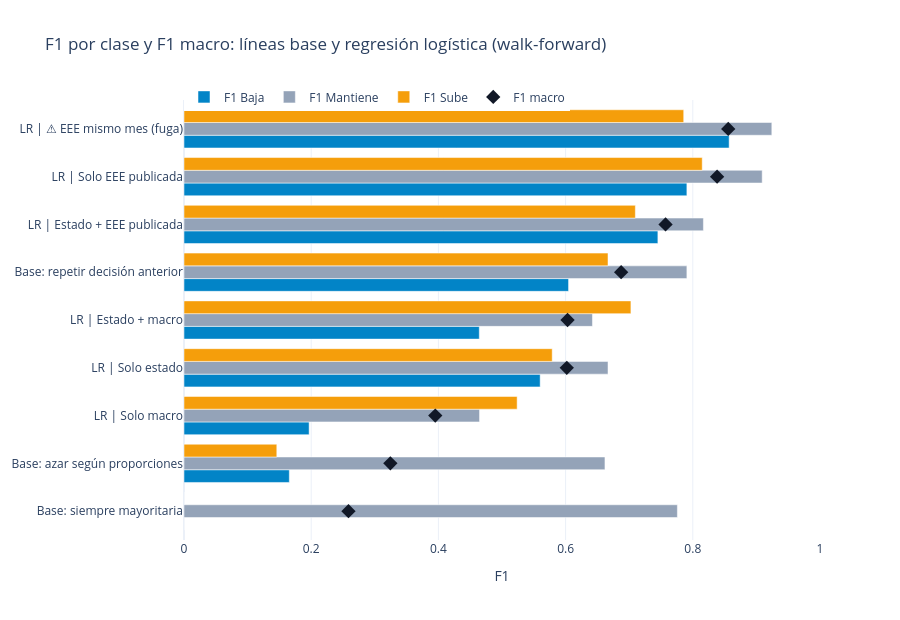

Notebook source saved alongside this figure:
### Code cell
# F1 por clase de las líneas base y la regresión logística (clic en la leyenda para ocultar/mostrar clases)
orden_modelos = [m for m in RES.sort_values("f1_macro").index if not m.startswith("Árbol")]   # el árbol está en la tabla
fig = go.Figure()
for k in ORDEN:
    fig.add_trace(go.Bar(y=orden_modelos, x=RES.loc[orden_modelos, f"F1_{k}"], name=f"F1 {ETQ[k]}",
                         orientation="h", marker_color=COLOR[k],
                         hovertemplate="%{y}<br>F1 " + ETQ[k] + ": %{x:.2f}<extra></extra>"))
fig.add_trace(go.Scatter(y=orden_modelos, x=RES.loc[orden_modelos, "f1_macro"], mode="markers", name="F1 macro",
                         marker=dict(color="#111827", symbol="diamond", size=11),
                         hovertemplate="%{y}<br>F1 macro: %{x:.2f}<extra></extra>"))
fig.update_layout(barmode="group", title="F1 por clase y F1 macro: líneas base y regresión logística (walk-forward)",
                  xaxis=dict(title="F1", range=[0, 1]), height=620, legend=dict(orientation="h", y=1.04))
fig.show()

### Figure 1 — Plotly figure (JSON) as saved in the notebook; plotly's stock layout.template omitted (floating-point values rounded to 4 significant figures)
{"data": [{"hovertemplate": "%{y}<br>F1 Baja: %{x:.2f}<extra></extra>", "marker": {"color": "#0284c7"}, "name": "F1 Baja", "orientation": "h", "type": "bar", "x": [0.0, 0.1656, 0.1967, 0.56, 0.4643, 0.6047, 0.7451, 0.7907, 0.8571], "y": ["Base: siempre mayoritaria", "Base: azar según proporciones", "LR | Solo macro", "LR | Solo estado", "LR | Estado + macro", "Base: repetir decisión anterior", "LR | Estado + EEE publicada", "LR | Solo EEE publicada", "LR | ⚠ EEE mismo mes (fuga)"]}, {"hovertemplate": "%{y}<br>F1 Mantiene: %{x:.2f}<extra></extra>", "marker": {"color": "#94a3b8"}, "name": "F1 Mantiene", "orientation": "h", "type": "bar", "x": [0.7758, 0.6619, 0.4646, 0.6667, 0.6422, 0.7907, 0.8167, 0.9091, 0.9242], "y": ["Base: siempre mayoritaria", "Base: azar según proporciones", "LR | Solo macro", "LR | Solo estado", "LR | Estado + macro", "Base: repetir decisión anterior", "LR | Estado + EEE publicada", "LR | Solo EEE publicada", "LR | ⚠ EEE mismo mes (fuga)"]}, {"hovertemplate": "%{y}<br>F1 Sube: %{x:.2f}<extra></extra>", "marker": {"color": "#f59e0b"}, "name": "F1 Sube", "orientation": "h", "type": "bar", "x": [0.0, 0.1459, 0.5238, 0.5789, 0.7027, 0.6667, 0.7097, 0.8148, 0.7857], "y": ["Base: siempre mayoritaria", "Base: azar según proporciones", "LR | Solo macro", "LR | Solo estado", "LR | Estado + macro", "Base: repetir decisión anterior", "LR | Estado + EEE publicada", "LR | Solo EEE publicada", "LR | ⚠ EEE mismo mes (fuga)"]}, {"hovertemplate": "%{y}<br>F1 macro: %{x:.2f}<extra></extra>", "marker": {"color": "#111827", "size": 11, "symbol": "diamond"}, "mode": "markers", "name": "F1 macro", "type": "scatter", "x": [0.2586, 0.3245, 0.3951, 0.6019, 0.6031, 0.6873, 0.7571, 0.8382, 0.8557], "y": ["Base: siempre mayoritaria", "Base: azar según proporciones", "LR | Solo macro", "LR | Solo estado", "LR | Estado + macro", "Base: repetir decisión anterior", "LR | Estado + EEE publicada", "LR | Solo EEE publicada", "LR | ⚠ EEE mismo mes (fuga)"]}], "layout": {"barmode": "group", "height": 620, "legend": {"orientation": "h", "y": 1.04}, "title": {"text": "F1 por clase y F1 macro: líneas base y regresión logística (walk-forward)"}, "xaxis": {"range": [0, 1], "title": {"text": "F1"}}}}
